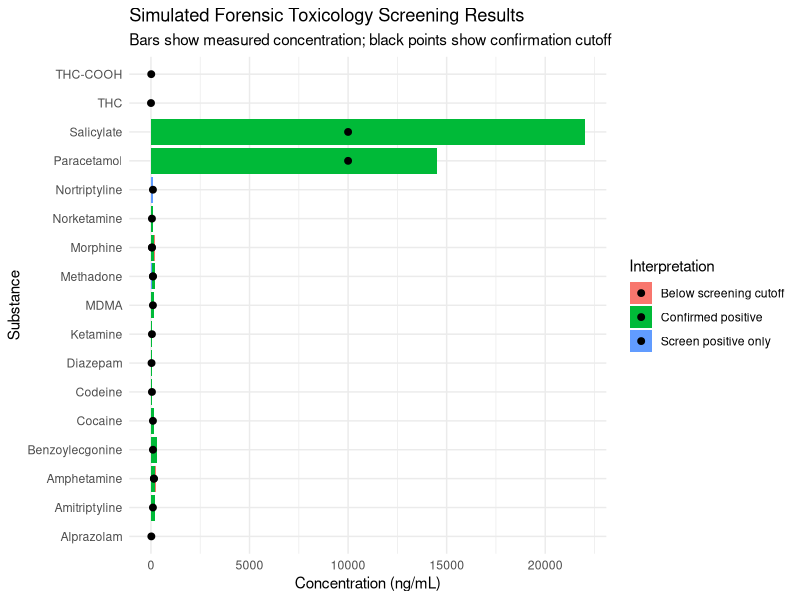
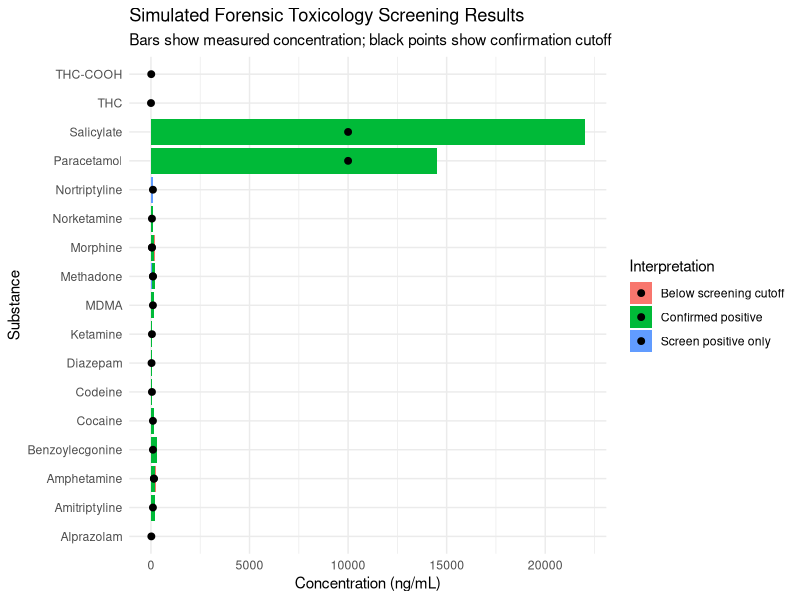

Source code (R) for these figures, in order:
# Project 1: Forensic Toxicology Drug Screening
# Simulated dataset analysis

library(tidyverse)

# Load data
tox_data <- read.csv("toxicology_screening_data.csv")

# Categorise results based on analytical thresholds
tox_data <- tox_data %>%
  mutate(
    interpretation = case_when(
      concentration_ng_ml < screening_cutoff_ng_ml ~ "Below screening cutoff",
      concentration_ng_ml >= screening_cutoff_ng_ml & concentration_ng_ml < confirmation_cutoff_ng_ml ~ "Screen positive only",
      concentration_ng_ml >= confirmation_cutoff_ng_ml ~ "Confirmed positive"
    )
  )

# View summary table
print(tox_data)

# Count interpretation categories
interpretation_summary <- tox_data %>%
  count(interpretation)

print(interpretation_summary)

# Count confirmed positives by drug class
class_summary <- tox_data %>%
  filter(interpretation == "Confirmed positive") %>%
  count(drug_class, sort = TRUE)

print(class_summary)

# Plot concentrations against confirmation cutoffs
ggplot(tox_data, aes(x = substance, y = concentration_ng_ml, fill = interpretation)) +
  geom_col() +
  geom_point(aes(y = confirmation_cutoff_ng_ml), colour = "black", size = 2) +
  coord_flip() +
  labs(
    title = "Simulated Forensic Toxicology Screening Results",
    subtitle = "Bars show measured concentration; black points show confirmation cutoff",
    x = "Substance",
    y = "Concentration (ng/mL)",
    fill = "Interpretation"
  ) +
  theme_minimal()

# Save plot
ggsave("toxicology_screening_plot.png", width = 10, height = 6)
